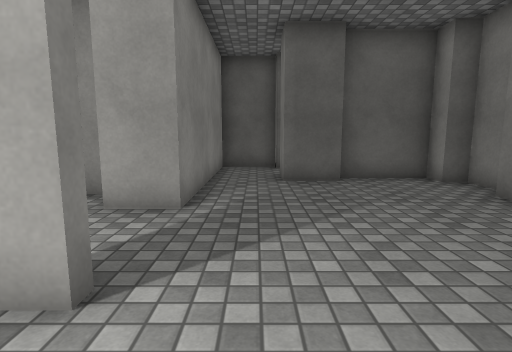
[1] (above)

14 first-person views from a walk through a Unity game level. The camera is 1.3 m above the floor, tilts 8° down and sees 80° across. The floor is counted in squares, 1 m on a side. Each view is taken from the middle of a square. On the plan, view 1 faces up. The plan holds only what a view shows up to about 14 squares ahead; the rest is blank. The place goes on beyond the plan. Surface patterns are stand-ins for the level's own textures.

[2]
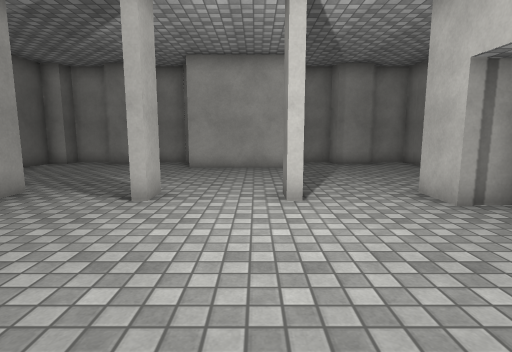

[3]
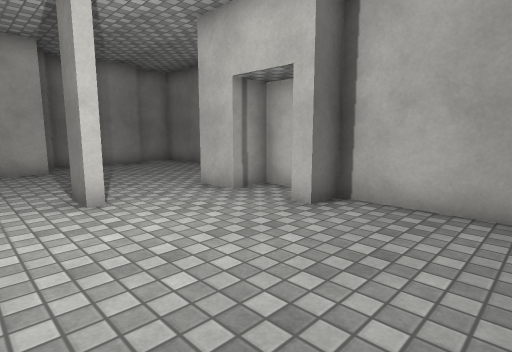

[4]
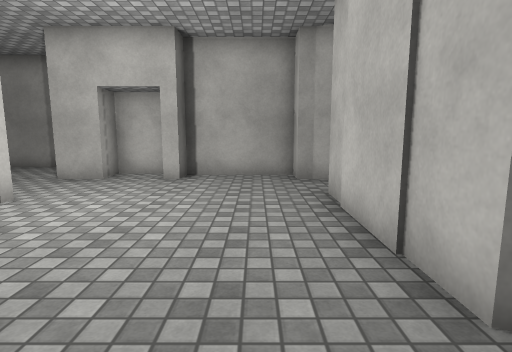

[5]
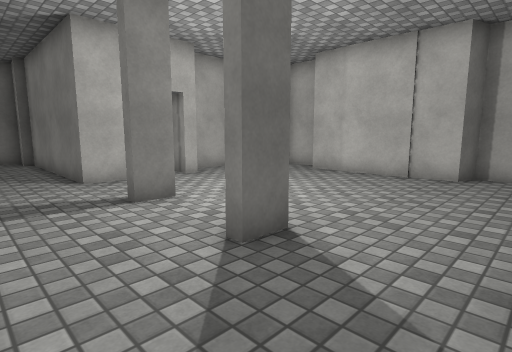

[6]
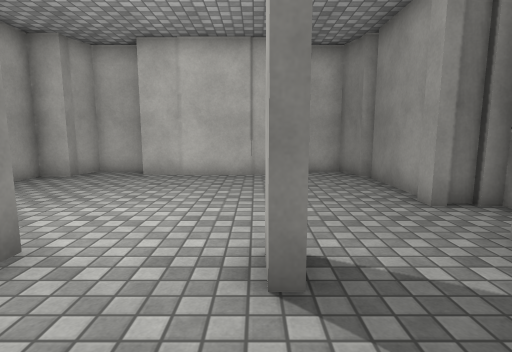

[7]
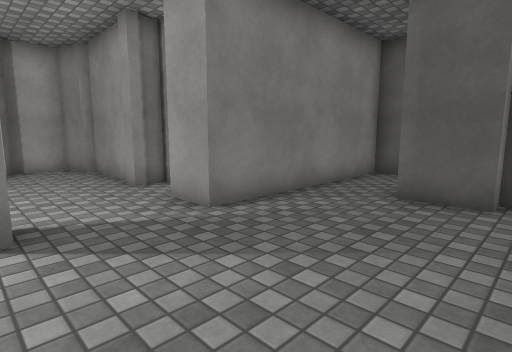

[8]
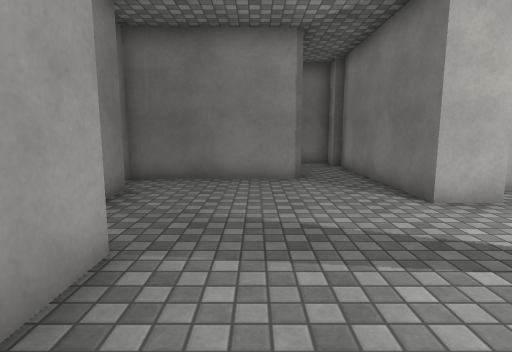

[9]
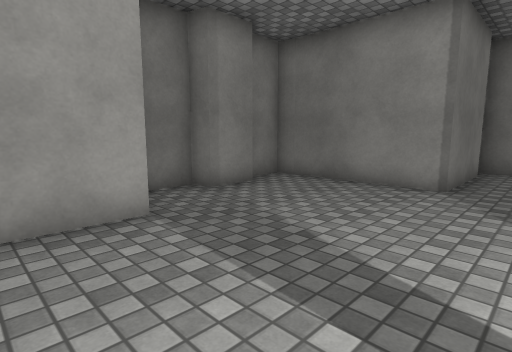

[10]
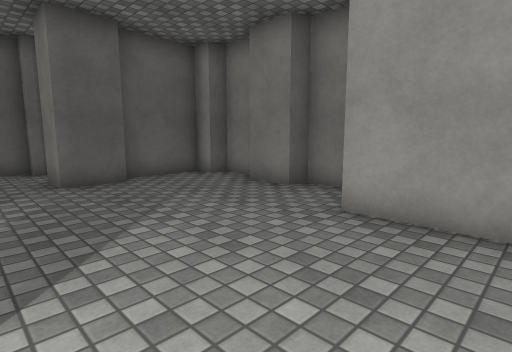

[11]
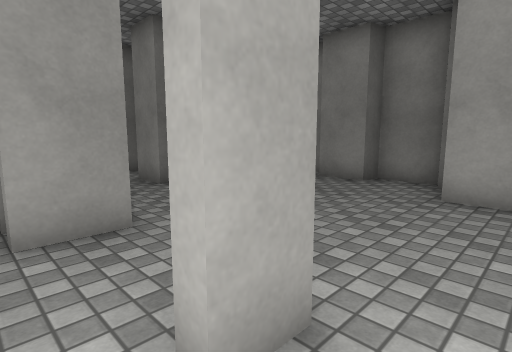

[12]
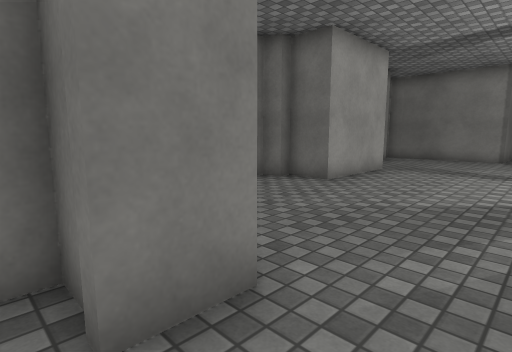

[13]
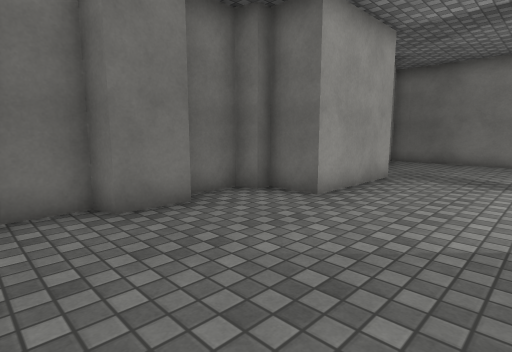

[14]
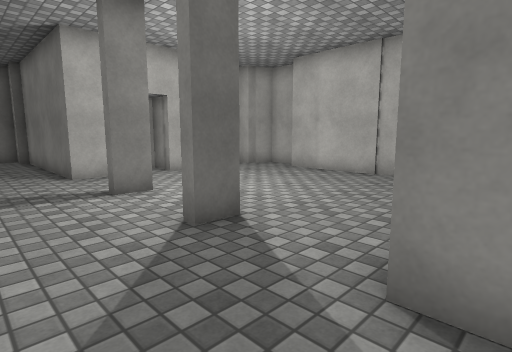

### Floor plan
Points are (right, up) in squares from view 1. A wall is a line through its corners. A room is listed if a view was taken in it or the views show most of it. See-through windows are left out.
Room 1 (views 1, 2, 3, 4, 5, 6, 7, 8, 9, 10, 11, 12, 13, 14)
walls: (-1.3, 2.1) (-2.2, 2.1) (-2.2, 2.4) (-1.3, 2.4) (-1.3, 2.1); (-2.2, -1) (-2.2, -0.6) (-1.3, -0.6) (-1.3, -1); (3.6, -1.2) (3.6, 2.4) (5, 2.4) (5, 3) (5.6, 3.1) (5.6, 4.6) (5, 4.8) (5, 6.2) (5.6, 6.4) (5.6, 7.9) (5, 8.1) (5, 8.8) (2.3, 8.8) (2.3, 8.2) (0.7, 8.2) (0.7, 9.4) (2, 9.4) (2, 9.9); (-4.2, 5.1) (-4.9, 5.1); (-3.2, 6.4) (-3.8, 6.4); (-5.2, 5.4) (-7.9, 5.4); (-4.6, 6.1) (-4.6, 5.5); (-4.4, 6.5) (-4.4, 6); (5, -4.9) (5, -3.4) (5.6, -3.3) (5.6, -1.8); (-8.2, 5.6) (-8.2, 5.1) (-8.6, 5.1) (-9.4, 4.9) (-9.4, 3.4) (-8.6, 3.1) (-8.6, -1.6); (-9.4, -1.8) (-9.4, -3.3) (-8.7, -3.6) (-8.2, -3.6) (-8.2, -4.6) (-4.8, -4.6) (-4.8, -3.6) (-4.4, -3.6) (-4.4, -4.8) (-2.5, -4.8) (-2.5, -3.6) (-1.3, -3.6) (-1.3, -9.9); (4.9, -6.7) (5.6, -6.5) (5.6, -5); (0.7, 11.2) (0.7, 11.8) (-1.3, 11.8) (-1.3, 5.1) (-2.8, 5.1); (-1.1, -9.9) (-1.1, -11.1) (0.9, -11.1); (0.7, -10.2) (0.7, -6.7) (5, -6.7)

Positions as (right, up) in squares from view 1, and headings:
1: (0, 0), facing up
2: (-8, 0), facing right
3: (-8, 1), facing down-right
4: (-7, 5), facing down
5: (1, 5), facing down-left
6: (1, 2), facing left
7: (3, 2), facing up-left
8: (2, 2), facing down
9: (-1, 1), facing down-right
10: (-1, 0), facing up-right
11: (-3, 1), facing up-right
12: (-1, 10), facing down-right
13: (0, 8), facing down-right
14: (1, 6), facing down-left
